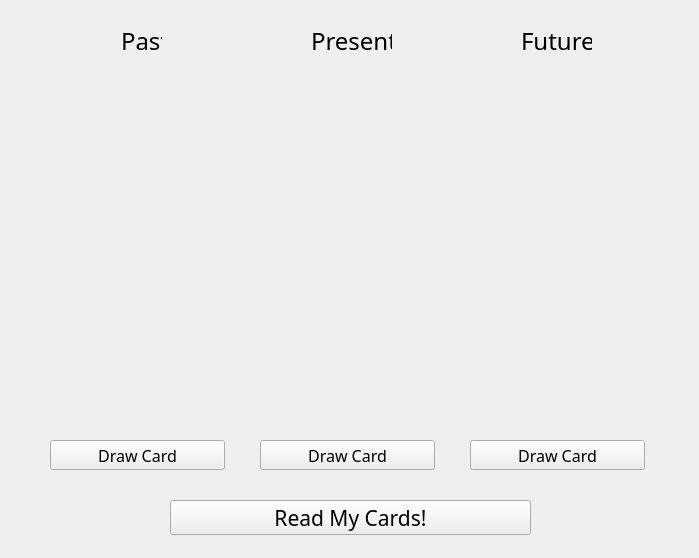
<?xml version="1.0" encoding="UTF-8"?>
<ui version="4.0">
 <class>UiThreeReading</class>
 <widget class="QWidget" name="UiThreeReading">
  <property name="geometry">
   <rect>
    <x>0</x>
    <y>0</y>
    <width>699</width>
    <height>558</height>
   </rect>
  </property>
  <property name="windowTitle">
   <string>Form</string>
  </property>
  <widget class="QLabel" name="pre_img">
   <property name="geometry">
    <rect>
     <x>261</x>
     <y>80</y>
     <width>175</width>
     <height>315</height>
    </rect>
   </property>
   <property name="autoFillBackground">
    <bool>true</bool>
   </property>
   <property name="text">
    <string/>
   </property>
  </widget>
  <widget class="QLabel" name="pas_img">
   <property name="geometry">
    <rect>
     <x>51</x>
     <y>80</y>
     <width>175</width>
     <height>315</height>
    </rect>
   </property>
   <property name="autoFillBackground">
    <bool>true</bool>
   </property>
   <property name="text">
    <string/>
   </property>
  </widget>
  <widget class="QLabel" name="pas_label">
   <property name="geometry">
    <rect>
     <x>121</x>
     <y>30</y>
     <width>41</width>
     <height>22</height>
    </rect>
   </property>
   <property name="font">
    <font>
     <family>Adobe Hebrew</family>
     <pointsize>18</pointsize>
    </font>
   </property>
   <property name="layoutDirection">
    <enum>Qt::LeftToRight</enum>
   </property>
   <property name="text">
    <string>Past</string>
   </property>
  </widget>
  <widget class="QLabel" name="pre_label">
   <property name="geometry">
    <rect>
     <x>311</x>
     <y>30</y>
     <width>81</width>
     <height>22</height>
    </rect>
   </property>
   <property name="font">
    <font>
     <family>Adobe Hebrew</family>
     <pointsize>18</pointsize>
    </font>
   </property>
   <property name="layoutDirection">
    <enum>Qt::LeftToRight</enum>
   </property>
   <property name="text">
    <string>Present</string>
   </property>
  </widget>
  <widget class="QLabel" name="fut_label">
   <property name="geometry">
    <rect>
     <x>521</x>
     <y>30</y>
     <width>71</width>
     <height>22</height>
    </rect>
   </property>
   <property name="font">
    <font>
     <family>Adobe Hebrew</family>
     <pointsize>18</pointsize>
    </font>
   </property>
   <property name="layoutDirection">
    <enum>Qt::LeftToRight</enum>
   </property>
   <property name="text">
    <string>Future</string>
   </property>
  </widget>
  <widget class="QLabel" name="fut_img">
   <property name="geometry">
    <rect>
     <x>471</x>
     <y>80</y>
     <width>175</width>
     <height>315</height>
    </rect>
   </property>
   <property name="autoFillBackground">
    <bool>true</bool>
   </property>
   <property name="text">
    <string/>
   </property>
  </widget>
  <widget class="QPushButton" name="decipher_btn">
   <property name="geometry">
    <rect>
     <x>170</x>
     <y>500</y>
     <width>361</width>
     <height>35</height>
    </rect>
   </property>
   <property name="font">
    <font>
     <family>Adobe Hebrew</family>
     <pointsize>16</pointsize>
    </font>
   </property>
   <property name="text">
    <string>Read My Cards!</string>
   </property>
  </widget>
  <widget class="QPushButton" name="pas_btn">
   <property name="geometry">
    <rect>
     <x>50</x>
     <y>440</y>
     <width>175</width>
     <height>30</height>
    </rect>
   </property>
   <property name="font">
    <font>
     <family>Adobe Hebrew</family>
     <pointsize>12</pointsize>
    </font>
   </property>
   <property name="text">
    <string>Draw Card</string>
   </property>
  </widget>
  <widget class="QPushButton" name="pre_btn">
   <property name="geometry">
    <rect>
     <x>260</x>
     <y>440</y>
     <width>175</width>
     <height>30</height>
    </rect>
   </property>
   <property name="font">
    <font>
     <family>Adobe Hebrew</family>
     <pointsize>12</pointsize>
     <bold>false</bold>
    </font>
   </property>
   <property name="text">
    <string>Draw Card</string>
   </property>
  </widget>
  <widget class="QPushButton" name="fut_btn">
   <property name="geometry">
    <rect>
     <x>470</x>
     <y>440</y>
     <width>175</width>
     <height>30</height>
    </rect>
   </property>
   <property name="font">
    <font>
     <family>Adobe Hebrew</family>
     <pointsize>12</pointsize>
    </font>
   </property>
   <property name="text">
    <string>Draw Card</string>
   </property>
  </widget>
 </widget>
 <resources/>
 <connections/>
</ui>
